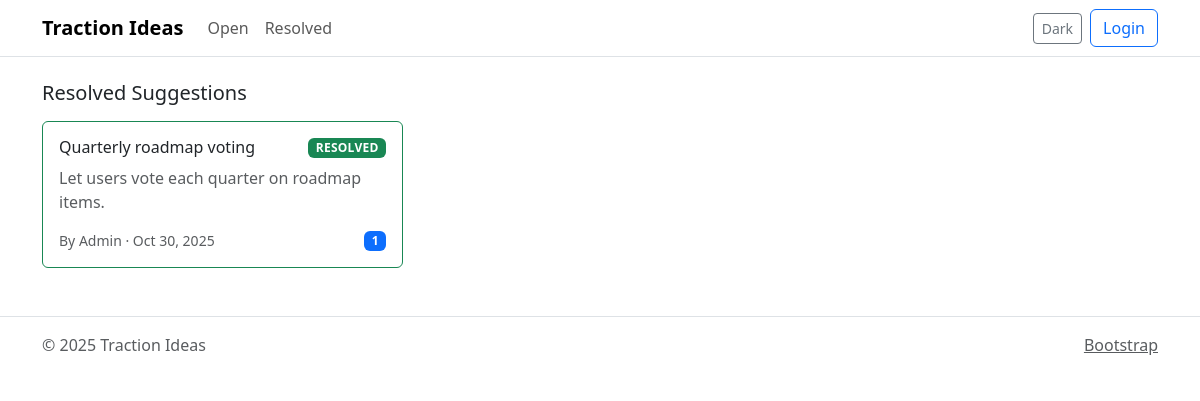
Page /resolved.php on the committed database.
### tables this page shows
CREATE TABLE suggestions (
  id INT PRIMARY KEY AUTO_INCREMENT,
  user_id INT NOT NULL,
  title VARCHAR(255) NOT NULL,
  description TEXT NOT NULL,
  category ENUM('Feature','Design','Bug','Idea') NOT NULL,
  votes INT NOT NULL DEFAULT 0,
  status ENUM('Open','Resolved') NOT NULL DEFAULT 'Open',
  created_at DATETIME DEFAULT CURRENT_TIMESTAMP,
  updated_at DATETIME NULL,
  CONSTRAINT fk_sugg_user FOREIGN KEY (user_id) REFERENCES users(id) ON DELETE CASCADE
);

CREATE TABLE users (
  id INT PRIMARY KEY AUTO_INCREMENT,
  name VARCHAR(100) NOT NULL,
  email VARCHAR(150) UNIQUE NOT NULL,
  password_hash VARCHAR(255) NOT NULL,
  role ENUM('admin','user') NOT NULL DEFAULT 'user',
  created_at DATETIME DEFAULT CURRENT_TIMESTAMP
);

### includes/functions.php (called while the page is built, shortened)
<?php
function e(string $value): string {
	return htmlspecialchars($value, ENT_QUOTES | ENT_SUBSTITUTE, 'UTF-8');
}
function str_limit(string $text, int $limit = 200): string {
	if (mb_strlen($text) <= $limit) return $text;
	return mb_substr($text, 0, $limit - 1) . '…';
}

### resolved.php (the view, shortened to what this page needs)
<?php
require_once __DIR__ . '/includes/functions.php';
$conn = get_db_connection();
$stmt = $conn->prepare("SELECT s.id, s.title, s.description, s.category, s.votes, s.status, s.created_at, u.name AS author
FROM suggestions s JOIN users u ON u.id = s.user_id
WHERE s.status = 'Resolved' ORDER BY s.updated_at DESC, s.created_at DESC");
$stmt->execute();
$result = $stmt->get_result();
include __DIR__ . '/includes/header.php';
?>
<h5 class="mb-3">Resolved Suggestions</h5>
<div class="row g-3">
<?php while ($row = $result->fetch_assoc()): ?>
	<div class="col-12 col-md-6 col-lg-4">
		<div class="card card-idea h-100 border-success">
			<div class="card-body d-flex flex-column">
				<div class="d-flex justify-content-between align-items-start mb-2">
					<h6 class="card-title mb-0"><?= e($row['title']) ?></h6>
					<span class="badge text-bg-success badge-category">Resolved</span>
				</div>
				<p class="card-text text-muted"><?= e(str_limit($row['description'])) ?></p>
				<div class="mt-auto d-flex justify-content-between align-items-center">
					<div class="small text-muted">By <?= e($row['author']) ?> · <?= e(date('M j, Y', strtotime($row['created_at']))) ?></div>
					<span class="badge text-bg-primary"><?= (int)$row['votes'] ?></span>
				</div>
			</div>
		</div>
	</div>
<?php endwhile; $stmt->close(); ?>
</div>
<?php include __DIR__ . '/includes/footer.php'; ?>

### assets/css/styles.css (style rules this page uses)
body { transition: background-color .2s ease, color .2s ease; }
.card-idea { transition: transform .08s ease, box-shadow .08s ease; }
.badge-category { text-transform: uppercase; letter-spacing:.02em; }
:root { color-scheme: light dark; }

### rows in the picture
suggestions: title "Quarterly roadmap voting", description "Let users vote each quarter on roadmap items.", user.name "Admin", created_at "Oct 30, 2025", votes "1"
